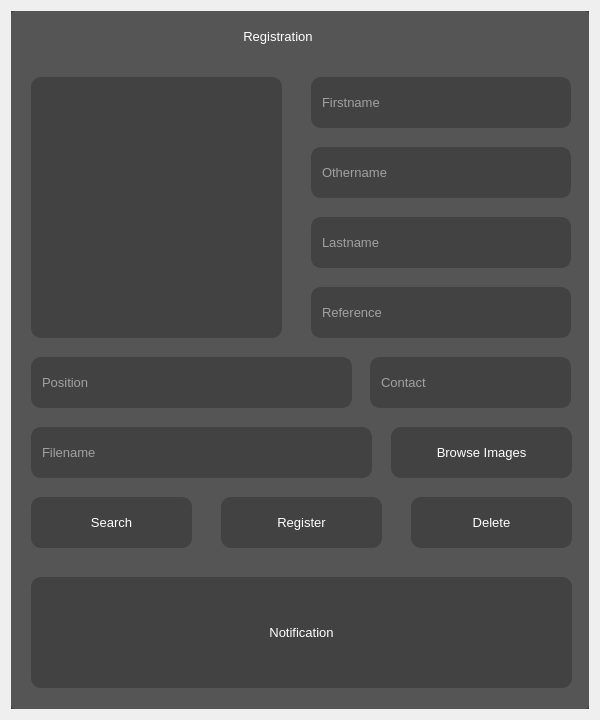
<?xml version="1.0" encoding="UTF-8"?>
<ui version="4.0">
 <class>Registration</class>
 <widget class="QDialog" name="Registration">
  <property name="geometry">
   <rect>
    <x>0</x>
    <y>0</y>
    <width>600</width>
    <height>720</height>
   </rect>
  </property>
  <property name="minimumSize">
   <size>
    <width>600</width>
    <height>700</height>
   </size>
  </property>
  <property name="maximumSize">
   <size>
    <width>600</width>
    <height>720</height>
   </size>
  </property>
  <property name="windowTitle">
   <string>Dialog</string>
  </property>
  <layout class="QVBoxLayout" name="verticalLayout">
   <item>
    <widget class="QFrame" name="frame">
     <property name="styleSheet">
      <string notr="true">background-color: rgb(66, 66, 66);</string>
     </property>
     <property name="frameShape">
      <enum>QFrame::NoFrame</enum>
     </property>
     <property name="frameShadow">
      <enum>QFrame::Raised</enum>
     </property>
     <layout class="QVBoxLayout" name="verticalLayout_4">
      <property name="spacing">
       <number>0</number>
      </property>
      <property name="leftMargin">
       <number>0</number>
      </property>
      <property name="topMargin">
       <number>0</number>
      </property>
      <property name="rightMargin">
       <number>0</number>
      </property>
      <property name="bottomMargin">
       <number>0</number>
      </property>
      <item>
       <widget class="QFrame" name="frame_2">
        <property name="styleSheet">
         <string notr="true">QFrame{
		background-color: rgb(85, 85, 85);
	border-radius:5px;
}</string>
        </property>
        <property name="frameShape">
         <enum>QFrame::NoFrame</enum>
        </property>
        <property name="frameShadow">
         <enum>QFrame::Raised</enum>
        </property>
        <layout class="QVBoxLayout" name="verticalLayout_2">
         <property name="leftMargin">
          <number>0</number>
         </property>
         <property name="topMargin">
          <number>0</number>
         </property>
         <property name="rightMargin">
          <number>0</number>
         </property>
         <property name="bottomMargin">
          <number>0</number>
         </property>
         <item>
          <widget class="QFrame" name="frame_3">
           <property name="minimumSize">
            <size>
             <width>0</width>
             <height>40</height>
            </size>
           </property>
           <property name="maximumSize">
            <size>
             <width>16777215</width>
             <height>30</height>
            </size>
           </property>
           <property name="frameShape">
            <enum>QFrame::NoFrame</enum>
           </property>
           <property name="frameShadow">
            <enum>QFrame::Raised</enum>
           </property>
           <layout class="QHBoxLayout" name="horizontalLayout">
            <property name="spacing">
             <number>8</number>
            </property>
            <property name="topMargin">
             <number>0</number>
            </property>
            <property name="bottomMargin">
             <number>0</number>
            </property>
            <item>
             <widget class="QLabel" name="label">
              <property name="minimumSize">
               <size>
                <width>60</width>
                <height>0</height>
               </size>
              </property>
              <property name="maximumSize">
               <size>
                <width>60</width>
                <height>16777215</height>
               </size>
              </property>
              <property name="text">
               <string/>
              </property>
              <property name="pixmap">
               <pixmap resource="../resource/asset.qrc">:/icons/asset/user-plus.svg</pixmap>
              </property>
             </widget>
            </item>
            <item>
             <widget class="QLabel" name="label_2">
              <property name="minimumSize">
               <size>
                <width>380</width>
                <height>0</height>
               </size>
              </property>
              <property name="maximumSize">
               <size>
                <width>380</width>
                <height>16777215</height>
               </size>
              </property>
              <property name="font">
               <font>
                <family>Arial</family>
                <pointsize>10</pointsize>
               </font>
              </property>
              <property name="styleSheet">
               <string notr="true">QLabel{
	color: rgb(255, 255, 255);
}</string>
              </property>
              <property name="text">
               <string>Registration</string>
              </property>
              <property name="alignment">
               <set>Qt::AlignCenter</set>
              </property>
             </widget>
            </item>
            <item>
             <widget class="QPushButton" name="btn_minimize">
              <property name="minimumSize">
               <size>
                <width>30</width>
                <height>30</height>
               </size>
              </property>
              <property name="maximumSize">
               <size>
                <width>30</width>
                <height>17</height>
               </size>
              </property>
              <property name="styleSheet">
               <string notr="true">QPushButton{
background-color: rgb(85, 85, 85);
	border:none;
	border-radius: 8px;
}

QPushButton:hover{	
	background-color: rgb(120, 117, 113);
}</string>
              </property>
              <property name="text">
               <string/>
              </property>
              <property name="icon">
               <iconset resource="../resource/asset.qrc">
                <normaloff>:/icons/asset/minimize.svg</normaloff>:/icons/asset/minimize.svg</iconset>
              </property>
              <property name="iconSize">
               <size>
                <width>30</width>
                <height>30</height>
               </size>
              </property>
             </widget>
            </item>
            <item>
             <widget class="QPushButton" name="btn_maximize">
              <property name="minimumSize">
               <size>
                <width>30</width>
                <height>30</height>
               </size>
              </property>
              <property name="maximumSize">
               <size>
                <width>17</width>
                <height>17</height>
               </size>
              </property>
              <property name="styleSheet">
               <string notr="true">QPushButton{
	
	background-color: rgb(85, 85, 85);
	border:none;
	border-radius: 8px;
}

QPushButton:hover{	
background-color: rgb(120, 117, 113);
	
}</string>
              </property>
              <property name="text">
               <string/>
              </property>
              <property name="icon">
               <iconset resource="../resource/asset.qrc">
                <normaloff>:/icons/asset/maximize.svg</normaloff>:/icons/asset/maximize.svg</iconset>
              </property>
              <property name="iconSize">
               <size>
                <width>30</width>
                <height>30</height>
               </size>
              </property>
             </widget>
            </item>
            <item>
             <widget class="QPushButton" name="btn_close">
              <property name="minimumSize">
               <size>
                <width>30</width>
                <height>30</height>
               </size>
              </property>
              <property name="maximumSize">
               <size>
                <width>17</width>
                <height>17</height>
               </size>
              </property>
              <property name="styleSheet">
               <string notr="true">QPushButton{
	background-color: rgb(85, 85, 85);
	border:none;
	border-radius: 8px;
}

QPushButton:hover{	
	background-color: rgb(255, 0, 0);
	
}</string>
              </property>
              <property name="text">
               <string/>
              </property>
              <property name="icon">
               <iconset resource="../resource/asset.qrc">
                <normaloff>:/icons/asset/x-square.svg</normaloff>:/icons/asset/x-square.svg</iconset>
              </property>
              <property name="iconSize">
               <size>
                <width>30</width>
                <height>30</height>
               </size>
              </property>
             </widget>
            </item>
           </layout>
          </widget>
         </item>
         <item>
          <widget class="QFrame" name="frame_4">
           <property name="frameShape">
            <enum>QFrame::NoFrame</enum>
           </property>
           <property name="frameShadow">
            <enum>QFrame::Raised</enum>
           </property>
           <widget class="QLineEdit" name="firstname">
            <property name="geometry">
             <rect>
              <x>300</x>
              <y>20</y>
              <width>260</width>
              <height>51</height>
             </rect>
            </property>
            <property name="minimumSize">
             <size>
              <width>260</width>
              <height>0</height>
             </size>
            </property>
            <property name="maximumSize">
             <size>
              <width>16777215</width>
              <height>16777215</height>
             </size>
            </property>
            <property name="font">
             <font>
              <pointsize>10</pointsize>
             </font>
            </property>
            <property name="styleSheet">
             <string notr="true">QLineEdit{
	color: rgb(255, 255, 255);
	border: 2px solid rgb(66, 66, 66);
	border-radius:10px;
	padding-left: 7px;
}

QLineEdit:hover{
	border:2px solid rgb(66, 66, 66);
}

QLineEdit:focus{
	border:2px solid rgb(255, 255, 255);
}</string>
            </property>
            <property name="placeholderText">
             <string>Firstname</string>
            </property>
            <property name="clearButtonEnabled">
             <bool>true</bool>
            </property>
           </widget>
           <widget class="QLabel" name="image">
            <property name="geometry">
             <rect>
              <x>20</x>
              <y>20</y>
              <width>251</width>
              <height>261</height>
             </rect>
            </property>
            <property name="font">
             <font>
              <family>Arial</family>
              <pointsize>14</pointsize>
              <weight>50</weight>
              <bold>false</bold>
             </font>
            </property>
            <property name="styleSheet">
             <string notr="true">QLabel{
	color: rgb(255, 255, 255);
background-color: rgb(66, 66, 66);
	border-radius: 10px;
}</string>
            </property>
            <property name="text">
             <string/>
            </property>
            <property name="pixmap">
             <pixmap resource="../resource/asset.qrc">:/icons/asset/image.svg</pixmap>
            </property>
            <property name="alignment">
             <set>Qt::AlignCenter</set>
            </property>
           </widget>
           <widget class="QLineEdit" name="othername">
            <property name="geometry">
             <rect>
              <x>300</x>
              <y>90</y>
              <width>260</width>
              <height>51</height>
             </rect>
            </property>
            <property name="minimumSize">
             <size>
              <width>260</width>
              <height>0</height>
             </size>
            </property>
            <property name="maximumSize">
             <size>
              <width>16777215</width>
              <height>16777215</height>
             </size>
            </property>
            <property name="font">
             <font>
              <pointsize>10</pointsize>
             </font>
            </property>
            <property name="styleSheet">
             <string notr="true">QLineEdit{
	color: rgb(255, 255, 255);
	border:2px solid rgb(66, 66, 66);
	border-radius:10px;
	padding-left: 7px;
}

QLineEdit:hover{
	border:2px solid rgb(66, 66, 66);
}

QLineEdit:focus{
	border:2px solid rgb(255, 255, 255);
}</string>
            </property>
            <property name="placeholderText">
             <string>Othername</string>
            </property>
            <property name="clearButtonEnabled">
             <bool>true</bool>
            </property>
           </widget>
           <widget class="QLineEdit" name="lastname">
            <property name="geometry">
             <rect>
              <x>300</x>
              <y>160</y>
              <width>260</width>
              <height>51</height>
             </rect>
            </property>
            <property name="minimumSize">
             <size>
              <width>260</width>
              <height>0</height>
             </size>
            </property>
            <property name="maximumSize">
             <size>
              <width>16777215</width>
              <height>16777215</height>
             </size>
            </property>
            <property name="font">
             <font>
              <pointsize>10</pointsize>
             </font>
            </property>
            <property name="styleSheet">
             <string notr="true">QLineEdit{
	color: rgb(255, 255, 255);
	border:2px solid rgb(66, 66, 66);
	border-radius:10px;
	padding-left: 7px;
}

QLineEdit:hover{
	border:2px solid rgb(66, 66, 66);
}

QLineEdit:focus{
	border:2px solid rgb(255, 255, 255);
}</string>
            </property>
            <property name="placeholderText">
             <string>Lastname</string>
            </property>
            <property name="clearButtonEnabled">
             <bool>true</bool>
            </property>
           </widget>
           <widget class="QLineEdit" name="reference">
            <property name="geometry">
             <rect>
              <x>300</x>
              <y>230</y>
              <width>260</width>
              <height>51</height>
             </rect>
            </property>
            <property name="minimumSize">
             <size>
              <width>260</width>
              <height>0</height>
             </size>
            </property>
            <property name="maximumSize">
             <size>
              <width>16777215</width>
              <height>16777215</height>
             </size>
            </property>
            <property name="font">
             <font>
              <pointsize>10</pointsize>
             </font>
            </property>
            <property name="styleSheet">
             <string notr="true">QLineEdit{
	color: rgb(255, 255, 255);
	border:2px solid rgb(66, 66, 66);
	border-radius:10px;
	padding-left: 7px;
}

QLineEdit:hover{
	border:2px solid rgb(66, 66, 66);
}

QLineEdit:focus{
	border:2px solid rgb(255, 255, 255);
}</string>
            </property>
            <property name="placeholderText">
             <string>Reference</string>
            </property>
            <property name="clearButtonEnabled">
             <bool>true</bool>
            </property>
           </widget>
           <widget class="QLineEdit" name="contact">
            <property name="geometry">
             <rect>
              <x>359</x>
              <y>300</y>
              <width>201</width>
              <height>51</height>
             </rect>
            </property>
            <property name="minimumSize">
             <size>
              <width>180</width>
              <height>0</height>
             </size>
            </property>
            <property name="maximumSize">
             <size>
              <width>16777215</width>
              <height>16777215</height>
             </size>
            </property>
            <property name="font">
             <font>
              <pointsize>10</pointsize>
             </font>
            </property>
            <property name="styleSheet">
             <string notr="true">QLineEdit{
	color: rgb(255, 255, 255);
	border:2px solid rgb(66, 66, 66);
	border-radius:10px;
	padding-left: 7px;
}

QLineEdit:hover{
	border:2px solid rgb(66, 66, 66);
}

QLineEdit:focus{
	border:2px solid rgb(255, 255, 255);
}</string>
            </property>
            <property name="placeholderText">
             <string>Contact</string>
            </property>
            <property name="clearButtonEnabled">
             <bool>true</bool>
            </property>
           </widget>
           <widget class="QLineEdit" name="position">
            <property name="geometry">
             <rect>
              <x>20</x>
              <y>300</y>
              <width>321</width>
              <height>51</height>
             </rect>
            </property>
            <property name="minimumSize">
             <size>
              <width>260</width>
              <height>0</height>
             </size>
            </property>
            <property name="maximumSize">
             <size>
              <width>16777215</width>
              <height>16777215</height>
             </size>
            </property>
            <property name="font">
             <font>
              <pointsize>10</pointsize>
             </font>
            </property>
            <property name="styleSheet">
             <string notr="true">QLineEdit{
	color: rgb(255, 255, 255);
	border:2px solid rgb(66, 66, 66);
	border-radius:10px;
	padding-left: 7px;
}

QLineEdit:hover{
	border:2px solid rgb(66, 66, 66);
}

QLineEdit:focus{
	border:2px solid rgb(255, 255, 255);
}</string>
            </property>
            <property name="placeholderText">
             <string>Position</string>
            </property>
            <property name="clearButtonEnabled">
             <bool>true</bool>
            </property>
           </widget>
           <widget class="QLineEdit" name="filename">
            <property name="geometry">
             <rect>
              <x>20</x>
              <y>370</y>
              <width>341</width>
              <height>51</height>
             </rect>
            </property>
            <property name="minimumSize">
             <size>
              <width>260</width>
              <height>0</height>
             </size>
            </property>
            <property name="maximumSize">
             <size>
              <width>16777215</width>
              <height>16777215</height>
             </size>
            </property>
            <property name="font">
             <font>
              <pointsize>10</pointsize>
             </font>
            </property>
            <property name="styleSheet">
             <string notr="true">QLineEdit{
	color: rgb(255, 255, 255);
	border:2px solid rgb(66, 66, 66);
	border-radius:10px;
	padding-left: 7px;
}

QLineEdit:hover{
	border:2px solid rgb(66, 66, 66);
}

QLineEdit:focus{
	border:2px solid rgb(255, 255, 255);
}</string>
            </property>
            <property name="placeholderText">
             <string>Filename</string>
            </property>
            <property name="clearButtonEnabled">
             <bool>true</bool>
            </property>
           </widget>
           <widget class="QPushButton" name="btn_reg_browse">
            <property name="geometry">
             <rect>
              <x>380</x>
              <y>370</y>
              <width>181</width>
              <height>51</height>
             </rect>
            </property>
            <property name="font">
             <font>
              <pointsize>10</pointsize>
             </font>
            </property>
            <property name="styleSheet">
             <string notr="true">QPushButton{
	color: rgb(255, 255, 255);
	border:2px solid rgb(66, 66, 66);
	border:none;
	border-radius: 10px;
}

QPushButton:hover{
	border-radius: 20px;
}

QPushButton:pressed{
	border: 2px solid rgb(255,255,255);	
}</string>
            </property>
            <property name="text">
             <string>Browse Images</string>
            </property>
            <property name="iconSize">
             <size>
              <width>30</width>
              <height>30</height>
             </size>
            </property>
            <property name="flat">
             <bool>true</bool>
            </property>
           </widget>
           <widget class="QPushButton" name="btn_register">
            <property name="geometry">
             <rect>
              <x>210</x>
              <y>440</y>
              <width>161</width>
              <height>51</height>
             </rect>
            </property>
            <property name="font">
             <font>
              <pointsize>10</pointsize>
             </font>
            </property>
            <property name="styleSheet">
             <string notr="true">QPushButton{
	color: rgb(255, 255, 255);
	border:2px solid rgb(66, 66, 66);
	border:none;
	border-radius: 10px;
}

QPushButton:hover{
	border-radius: 20px;
}

QPushButton:pressed{
	border: 2px solid rgb(255,255,255);	
}</string>
            </property>
            <property name="text">
             <string>Register</string>
            </property>
            <property name="icon">
             <iconset resource="../resource/asset.qrc">
              <normaloff>:/icons/asset/user-plus.svg</normaloff>:/icons/asset/user-plus.svg</iconset>
            </property>
            <property name="iconSize">
             <size>
              <width>30</width>
              <height>30</height>
             </size>
            </property>
            <property name="flat">
             <bool>true</bool>
            </property>
           </widget>
           <widget class="QPushButton" name="btn_delete">
            <property name="geometry">
             <rect>
              <x>400</x>
              <y>440</y>
              <width>161</width>
              <height>51</height>
             </rect>
            </property>
            <property name="font">
             <font>
              <pointsize>10</pointsize>
             </font>
            </property>
            <property name="styleSheet">
             <string notr="true">QPushButton{
	color: rgb(255, 255, 255);
	border:2px solid rgb(66, 66, 66);
	border:none;
	border-radius: 10px;
}

QPushButton:hover{
	border-radius: 20px;
}

QPushButton:pressed{
	border: 2px solid rgb(255,255,255);	
}</string>
            </property>
            <property name="text">
             <string>Delete</string>
            </property>
            <property name="icon">
             <iconset resource="../resource/asset.qrc">
              <normaloff>:/icons/asset/trash-2.svg</normaloff>:/icons/asset/trash-2.svg</iconset>
            </property>
            <property name="iconSize">
             <size>
              <width>30</width>
              <height>30</height>
             </size>
            </property>
            <property name="flat">
             <bool>true</bool>
            </property>
           </widget>
           <widget class="QLabel" name="label_notification">
            <property name="geometry">
             <rect>
              <x>20</x>
              <y>520</y>
              <width>541</width>
              <height>111</height>
             </rect>
            </property>
            <property name="font">
             <font>
              <family>MS Shell Dlg 2</family>
              <pointsize>10</pointsize>
              <weight>50</weight>
              <bold>false</bold>
             </font>
            </property>
            <property name="styleSheet">
             <string notr="true">QLabel{
	color: rgb(255, 255, 255);
	background-color: rgb(66, 66, 66);
	border-radius: 10px;
}</string>
            </property>
            <property name="text">
             <string>Notification</string>
            </property>
            <property name="alignment">
             <set>Qt::AlignCenter</set>
            </property>
            <property name="wordWrap">
             <bool>true</bool>
            </property>
           </widget>
           <widget class="QPushButton" name="btn_search">
            <property name="geometry">
             <rect>
              <x>20</x>
              <y>440</y>
              <width>161</width>
              <height>51</height>
             </rect>
            </property>
            <property name="font">
             <font>
              <pointsize>10</pointsize>
             </font>
            </property>
            <property name="styleSheet">
             <string notr="true">QPushButton{
	color: rgb(255, 255, 255);
	border:2px solid rgb(66, 66, 66);
	border:none;
	border-radius: 10px;
}

QPushButton:hover{
	border-radius: 20px;
}

QPushButton:pressed{
	border: 2px solid rgb(255,255,255);	
}</string>
            </property>
            <property name="text">
             <string>Search</string>
            </property>
            <property name="icon">
             <iconset resource="../resource/asset.qrc">
              <normaloff>:/icons/asset/search.svg</normaloff>:/icons/asset/search.svg</iconset>
            </property>
            <property name="iconSize">
             <size>
              <width>30</width>
              <height>30</height>
             </size>
            </property>
            <property name="flat">
             <bool>true</bool>
            </property>
           </widget>
          </widget>
         </item>
        </layout>
       </widget>
      </item>
     </layout>
    </widget>
   </item>
  </layout>
 </widget>
 <resources>
  <include location="../resource/asset.qrc"/>
 </resources>
 <connections/>
</ui>
